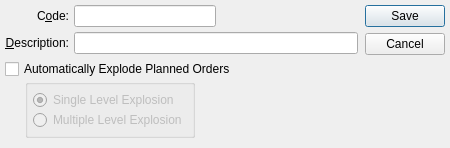
<?xml version="1.0" encoding="UTF-8"?>
<ui version="4.0">
 <comment>This file is part of the xTuple ERP: PostBooks Edition, a free and
open source Enterprise Resource Planning software suite,
Copyright (c) 1999-2010 by OpenMFG LLC, d/b/a xTuple.
It is licensed to you under the Common Public Attribution License
version 1.0, the full text of which (including xTuple-specific Exhibits)
is available at www.xtuple.com/CPAL.  By using this software, you agree
to be bound by its terms.</comment>
 <class>plannerCode</class>
 <widget class="QDialog" name="plannerCode">
  <property name="geometry">
   <rect>
    <x>0</x>
    <y>0</y>
    <width>450</width>
    <height>148</height>
   </rect>
  </property>
  <property name="windowTitle">
   <string>Planner Code</string>
  </property>
  <layout class="QHBoxLayout">
   <property name="spacing">
    <number>7</number>
   </property>
   <property name="margin">
    <number>5</number>
   </property>
   <item>
    <layout class="QVBoxLayout">
     <property name="spacing">
      <number>0</number>
     </property>
     <item>
      <layout class="QVBoxLayout">
       <property name="spacing">
        <number>5</number>
       </property>
       <item>
        <layout class="QHBoxLayout">
         <property name="spacing">
          <number>5</number>
         </property>
         <item>
          <layout class="QVBoxLayout">
           <property name="spacing">
            <number>5</number>
           </property>
           <item>
            <widget class="QLabel" name="_codeLit">
             <property name="text">
              <string>C&amp;ode:</string>
             </property>
             <property name="alignment">
              <set>Qt::AlignRight|Qt::AlignTrailing|Qt::AlignVCenter</set>
             </property>
             <property name="buddy">
              <cstring>_code</cstring>
             </property>
            </widget>
           </item>
           <item>
            <widget class="QLabel" name="_descriptionLit">
             <property name="text">
              <string>&amp;Description:</string>
             </property>
             <property name="alignment">
              <set>Qt::AlignRight|Qt::AlignTrailing|Qt::AlignVCenter</set>
             </property>
             <property name="buddy">
              <cstring>_description</cstring>
             </property>
            </widget>
           </item>
          </layout>
         </item>
         <item>
          <layout class="QVBoxLayout">
           <property name="spacing">
            <number>5</number>
           </property>
           <item>
            <layout class="QHBoxLayout">
             <property name="spacing">
              <number>0</number>
             </property>
             <item>
              <widget class="XLineEdit" name="_code"/>
             </item>
             <item>
              <spacer name="Spacer18">
               <property name="orientation">
                <enum>Qt::Horizontal</enum>
               </property>
               <property name="sizeType">
                <enum>QSizePolicy::Expanding</enum>
               </property>
               <property name="sizeHint" stdset="0">
                <size>
                 <width>20</width>
                 <height>20</height>
                </size>
               </property>
              </spacer>
             </item>
            </layout>
           </item>
           <item>
            <widget class="XLineEdit" name="_description"/>
           </item>
          </layout>
         </item>
        </layout>
       </item>
       <item>
        <layout class="QVBoxLayout">
         <property name="spacing">
          <number>0</number>
         </property>
         <item>
          <widget class="QCheckBox" name="_autoExplode">
           <property name="text">
            <string>Automatically Explode Planned Orders</string>
           </property>
          </widget>
         </item>
         <item>
          <layout class="QHBoxLayout">
           <property name="spacing">
            <number>0</number>
           </property>
           <item>
            <spacer name="Spacer11">
             <property name="orientation">
              <enum>Qt::Horizontal</enum>
             </property>
             <property name="sizeType">
              <enum>QSizePolicy::Preferred</enum>
             </property>
             <property name="sizeHint" stdset="0">
              <size>
               <width>20</width>
               <height>16</height>
              </size>
             </property>
            </spacer>
           </item>
           <item>
            <widget class="QGroupBox" name="_explosionGroup">
             <property name="enabled">
              <bool>false</bool>
             </property>
             <property name="title">
              <string/>
             </property>
             <layout class="QVBoxLayout">
              <property name="spacing">
               <number>0</number>
              </property>
              <property name="margin">
               <number>5</number>
              </property>
              <item>
               <widget class="QRadioButton" name="_singleLevel">
                <property name="text">
                 <string>Single Level Explosion</string>
                </property>
                <property name="checked">
                 <bool>true</bool>
                </property>
               </widget>
              </item>
              <item>
               <widget class="QRadioButton" name="_multipleLevel">
                <property name="text">
                 <string>Multiple Level Explosion</string>
                </property>
               </widget>
              </item>
             </layout>
            </widget>
           </item>
           <item>
            <spacer name="spacer57">
             <property name="orientation">
              <enum>Qt::Horizontal</enum>
             </property>
             <property name="sizeType">
              <enum>QSizePolicy::Expanding</enum>
             </property>
             <property name="sizeHint" stdset="0">
              <size>
               <width>31</width>
               <height>10</height>
              </size>
             </property>
            </spacer>
           </item>
          </layout>
         </item>
        </layout>
       </item>
      </layout>
     </item>
     <item>
      <spacer name="spacer59">
       <property name="orientation">
        <enum>Qt::Vertical</enum>
       </property>
       <property name="sizeType">
        <enum>QSizePolicy::Expanding</enum>
       </property>
       <property name="sizeHint" stdset="0">
        <size>
         <width>16</width>
         <height>16</height>
        </size>
       </property>
      </spacer>
     </item>
    </layout>
   </item>
   <item>
    <layout class="QVBoxLayout">
     <property name="spacing">
      <number>5</number>
     </property>
     <item>
      <widget class="QDialogButtonBox" name="_buttonBox">
       <property name="orientation">
        <enum>Qt::Vertical</enum>
       </property>
       <property name="standardButtons">
        <set>QDialogButtonBox::Cancel|QDialogButtonBox::Save</set>
       </property>
      </widget>
     </item>
     <item>
      <spacer name="Spacer20">
       <property name="orientation">
        <enum>Qt::Vertical</enum>
       </property>
       <property name="sizeType">
        <enum>QSizePolicy::Expanding</enum>
       </property>
       <property name="sizeHint" stdset="0">
        <size>
         <width>20</width>
         <height>20</height>
        </size>
       </property>
      </spacer>
     </item>
    </layout>
   </item>
  </layout>
 </widget>
 <layoutdefault spacing="6" margin="11"/>
 <pixmapfunction>qPixmapFromMimeSource</pixmapfunction>
 <customwidgets>
  <customwidget>
   <class>XLineEdit</class>
   <extends>QLineEdit</extends>
   <header>xlineedit.h</header>
   <container>1</container>
  </customwidget>
 </customwidgets>
 <tabstops>
  <tabstop>_code</tabstop>
  <tabstop>_description</tabstop>
  <tabstop>_autoExplode</tabstop>
  <tabstop>_singleLevel</tabstop>
  <tabstop>_multipleLevel</tabstop>
 </tabstops>
 <includes>
  <include location="global">parameter.h</include>
 </includes>
 <resources/>
 <connections/>
</ui>
